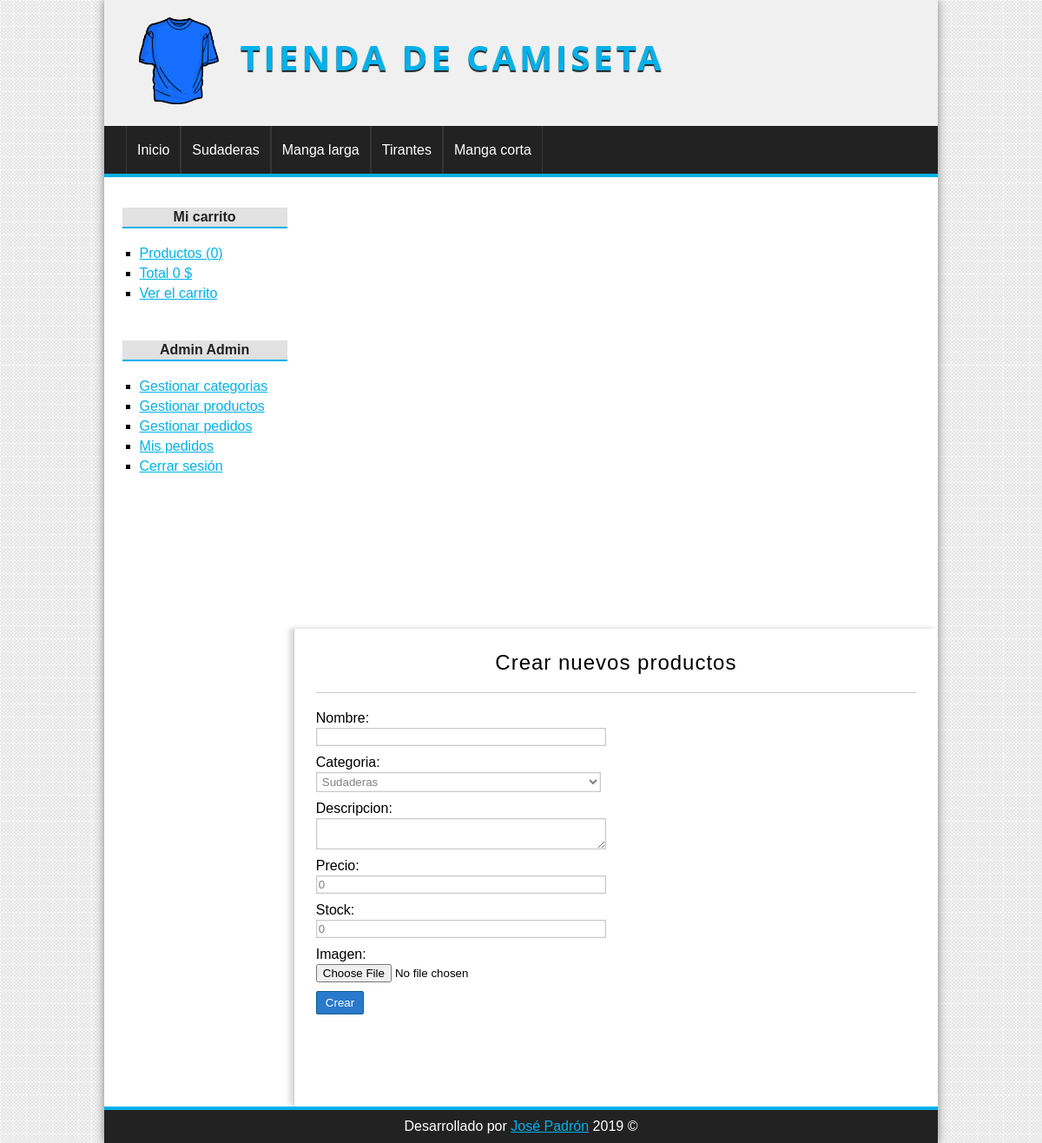
Page /producto/crear (signed in) on the committed database.
### tables this page shows
CREATE TABLE categorias(
id              int(255) auto_increment not null,
nombre          varchar(100) not null,
CONSTRAINT pk_categorias PRIMARY KEY(id) 
);

### config/db.php (called while the page is built)
<?php
class Database {
  public static function connect() {
    $db = new mysqli("localhost", "darioxlz", "141099", "tienda_master");
    $db->query("SET NAMES 'utf8'");
    return $db;
  }
}

### helpers/utils.php (called while the page is built, shortened)
<?php
class Utils
{
  public static function showCategorias ()
  {
    require_once "models/categoria.php";
    $categoria = new Categoria();
    $categorias = $categoria->getCategorias();
    return $categorias;
  }
}

### models/categoria.php (called while the page is built, shortened)
<?php
class Categoria {
  private $db;
  public function __construct() {
    $this->db = Database::connect();
  }
  public function getCategorias() {
    $categorias = $this->db->query("SELECT * FROM categorias ORDER BY id DESC;");
    return $categorias;
  }
}

### controllers/ProductoController.php (called while the page is built, shortened)
<?php
class productoController {
  public function crear() {
    require_once "views/producto/crear.php";
  }
}

### views/producto/crear.php (the view, shortened to what this page needs)
<?php if(isset($edit) && isset($pro) && is_object($pro)): ?>
  <h1>Editar producto: <b><?=$pro->nombre?></b></h1>
  <?php $url = base_url."producto/save&id=".$pro->id; $btn = "Editar"; ?>
<?php else: ?>
  <h1>Crear nuevos productos</h1>
  <?php $url = base_url."producto/save"; $btn = "Crear"; ?>
<?php endif; ?>
<div class="form_container">
  <form action="<?=$url?>" method="POST" enctype="multipart/form-data">
    <label for="nombre">Nombre: </label>
    <input type="text" name="nombre" required value="<?=isset($pro) && is_object($pro) ? $pro->nombre : ""; ?>">
    <label for="categoria">Categoria: </label>
    <select name="categoria_id">
      <?php $categorias = Utils::showCategorias(); ?>
      <?php while($cat = $categorias->fetch_object()): ?>
        <option value="<?=$cat->id?>" <?=isset($pro) && is_object($pro) && $cat->id == $pro->categoria_id ? "selected" : ""; ?>>
          <?=$cat->nombre?>
        </option>
      <?php endwhile; ?>
    </select>
    <label for="descripcion">Descripcion: </label>
    <textarea name="descripcion" ><?=isset($pro) && is_object($pro) ? $pro->descripcion : ""; ?></textarea>
    <label for="precio">Precio: </label>
    <input type="number" name="precio" value="<?=isset($pro) && is_object($pro) ? $pro->precio : "0"; ?>" min="0" required>
    <label for="stock">Stock: </label>
    <input type="number" name="stock"  value="<?=isset($pro) && is_object($pro) ? $pro->stock : "0"; ?>" min="0" required>
    <label for="imagen">Imagen: </label>
    <input type="file" name="imagen">
    <input type="submit" value="<?=$btn?>">
  </form>
</div>

### views/layout/header.php (shortened to what this page needs)
<!DOCTYPE html>
<html lang="es">
  <head>
    <link rel="stylesheet" href="<?=base_url?>assets/css/styles.css">
  </head>
  <body>
    <div id="container">
      <header id="header">
        <div id="logo">
          <img src="<?=base_url?>assets/img/camiseta.png" alt="Camiseta logo">
          <a href="<?=base_url?>">Tienda de camiseta</a>
        </div>
      </header>
      <?php $categorias =  Utils::showCategorias(); ?>
      <nav id="menu">
        <ul>
          <li>
            <a href="<?=base_url?>">Inicio</a>
          </li>
          <?php while($cat = $categorias->fetch_object()): ?>
            <li>
              <a href="<?=base_url?>categoria/ver&id=<?=$cat->id?>">
                <?=$cat->nombre?>
              </a>
            </li>
          <?php endwhile; ?>
        </ul>
      </nav>
      <div id="content">

### assets/css/styles.css (style rules this page uses)
* { padding: 0px; margin: 0px; font-family: sans-serif, Helvetica, Arial; }
body { background: url(../img/bg.png); }
a { color: #01b1ea; }
#container { width: 80%; margin: 0px auto; box-shadow: 0px 0px 10px gray; background: white; }
#header { height: 145px; background: #f0f0f0; }
#logo { padding: 20px; margin-left: 20px; float: left; }
#logo img { float: left; height: 100px; }
#logo a { float: left; font-size: 40px; letter-spacing: 4px; font-family: "Open Sans", Helvetica, Arial; text-transform: uppercase; color: #01b1ea; font-weight: bold; text-decoration: none; margin-top: 18px; margin-left: 25px; text-shadow: 0px 2px 1px #222222; transition: all 300ms; }
#menu { clear: both; background: #222; color: white; height: 55px; border-bottom: 4px solid #01b1ea; }
#menu ul { list-style: none; text-decoration: none; margin: 0px auto; margin-left: 25px; }
#menu ul li { line-height: 55px; float: left; border-right: 1px solid #363636; }
#menu a { display: block; color: white; text-decoration: none; padding-left: 12px; padding-right: 12px; transition: all 300ms; }
#menu a:first-child { border-left: 1px solid #363636; }
#content { margin: 0px auto; overflow: hidden; background: white; }
.form_container { width: 50%; }
label, input[type="text"], input[type="password"], input[type="email"], input[type="number"], select, textarea { display: block; width: 95%; margin-top: 2px; margin-bottom: 2px; }
input[type="text"], input[type="password"], input[type="email"], input[type="number"], select, textarea { border: 1px solid #c9c9c9; box-shadow: 0px 0px 2px #ccc inset; background: white; padding: 2px; color: gray; transition: all 300ms; }
input[type="button"], input[type="submit"], button, .button { display: block; border-radius: 2px; width: auto; padding: 5px; padding-left: 10px; padding-right: 10px; color: white; background: #2979cd; border: 1px solid #11608e; cursor: pointer; }
label, input[type="button"], input[type="submit"], button { display: block; margin-top: 10px; }
#central h1 { font-size: 24px; font-weight: normal; letter-spacing: 1px; text-align: center; border-bottom: 1px solid #ccc; margin-bottom: 20px; padding: 20px; padding-top: 0px; }

### rows in the picture
categorias: nombre "Sudaderas"
categorias: nombre "Manga larga"
categorias: nombre "Tirantes"
categorias: nombre "Manga corta"

### other values in the picture
$stats['count'] "0"
$stats['total'] "0"
$_SESSION['identity']->nombre "Admin"
$_SESSION['identity']->apellidos "Admin"
form field categoria_id "Sudaderas"
